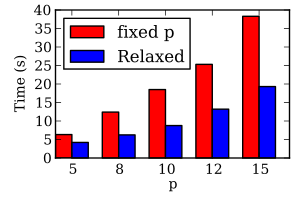

Write the Python code that produced this figure.
import os
import numpy as np
from numpy import *
from matplotlib import *
from matplotlib.pyplot import *
from matplotlib.backends.backend_pdf import PdfFile, PdfPages, FigureCanvasPdf
import sys
import math

# set up data
N = 5
t_relax = array([4.21, 6.24, 8.76, 13.2, 19.3])
t_fixed = array([6.34, 12.4, 18.5, 25.3, 38.3])

speedup = t_fixed / t_relax
ind = arange(N)
width = 0.35

# set up plot
font = {'family':'serif','size':10}
fig = Figure(figsize=(3,2), dpi=80)
ax = fig.add_subplot(111)

print array([t_relax,t_fixed])
# plot log-log
bar1 = ax.bar(ind, t_fixed, width, color='r')
bar2 = ax.bar(ind+width, t_relax, width, color='b')
rc('font',**font)

# axis labels
ax.set_ylabel('Time (s)', fontsize=10)
ax.set_xlabel('p', fontsize=10)
ax.set_xticks(ind+width)
ax.set_xticklabels( ('5','8','10','12','15') )
fig.subplots_adjust(left=0.185, bottom=0.21, right=0.965, top=0.95)
ax.legend( (bar1[0], bar2[0]), ('fixed p', 'Relaxed'), loc=2 )
canvas = FigureCanvasPdf(fig)

# plot to pdf
canvas.print_figure('LaplaceRelaxationP.pdf',dpi=80)

# text on scaling plot
#fig = Figure(figsize=(3,2), dpi=80)
#ax = fig.add_subplot(111)
#asymp = N*log(N)*total_time[0]/(N[0]*log(N[0]))
#ax.loglog(N, total_time, c='k', marker='o',ls=' ', mfc='w', ms=5, label='')
#ax.loglog(N, asymp,c='k',marker='None',ls=':', lw=0.8, label=None)
#loc = (3*N[0]+N[1])/4
#tex_loc = array((loc, loc*log(loc)*total_time[0]/(N[0]*log(N[0]))))
#tex_angle = math.atan2(log(abs(asymp[-1]-asymp[0])),log(abs(N[-1]-N[0])))*180/math.pi
#ax.text(tex_loc[0], tex_loc[1], 'NlogN', fontsize=8,rotation=tex_angle, rotation_mode='anchor')
#rc('font',**font)
#ax.set_ylabel('Total time [s]', fontsize=10)
#ax.set_xlabel('Number of elements', fontsize=10)
#fig.subplots_adjust(left=0.185, bottom=0.21, right=0.965, top=0.95)
#canvas = FigureCanvasPdf(fig)
#canvas.print_figure('plot2.pdf',dpi=80)
